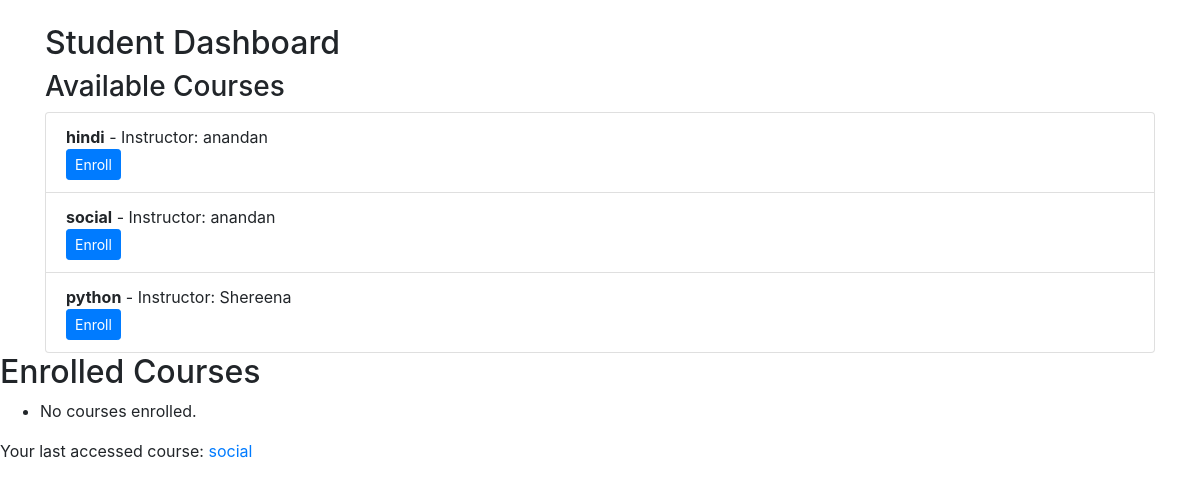
The app's page /stddashboard/ (signed in) with its own data.
### learningplatform/models.py (models this page shows)
class Course(models.Model):
    name = models.CharField(max_length=255)
    description = models.TextField()
    instructor = models.ForeignKey(User, on_delete=models.CASCADE, related_name="instructed_courses")
    students = models.ManyToManyField(User, related_name="enrolled_courses", blank=True)

### learningplatform/views.py (the view, shortened to what this page needs)
# urls.py: path('stddashboard/', views.student_dashboard, name='student_dashboard'),
@login_required
def student_dashboard(request):
    courses = Course.objects.all()
    enrolled_courses = Course.objects.filter(students=request.user)
    last_accessed_course_id = request.session.get('last_accessed_course')
    if last_accessed_course_id:
        last_accessed_course = Course.objects.get(id=last_accessed_course_id)
    else:
        last_accessed_course = None
    return render(request, 'student_dashboard.html', {
        'courses': courses,
        'enrolled_courses': enrolled_courses,
        'last_accessed_course': last_accessed_course
    })

### learningplatform/templates/student_dashboard.html (shortened to what this page needs)
<!DOCTYPE html>
<html lang="en">
<head>
    <link rel="stylesheet" href="https://stackpath.bootstrapcdn.com/bootstrap/4.5.2/css/bootstrap.min.css">
</head>
<body>
    <div class="container mt-4">
        <h2>Student Dashboard</h2>
        <h3>Available Courses</h3>
        <ul class="list-group">
            {% for course in courses %}
                <li class="list-group-item">
                    <strong>{{ course.name }}</strong> - Instructor: {{ course.instructor.username }}
                    {% if request.user not in course.students.all %}
                        <form method="POST" action="{% url 'student_dashboard' %}">
                            <button type="submit" name="enroll_course" class="btn btn-primary btn-sm">Enroll</button>
                        </form>
                    {% else %}
                        <span class="text-success">Enrolled</span>
                    {% endif %}
                </li>
            {% empty %}
                <li class="list-group-item">No courses available.</li>
            {% endfor %}
        </ul>
    </div>
    <h2>Enrolled Courses</h2>
    <ul>
        {% for course in enrolled_courses %}
            <li><a href="{% url 'course_detail' course.id %}">{{ course.name }}</a></li>
        {% empty %}
            <li>No courses enrolled.</li>
        {% endfor %}
    </ul>
    {% if last_accessed_course %}
    <p>Your last accessed course: <a href="{% url 'course_detail' last_accessed_course.id %}">{{ last_accessed_course.name }}</a></p>
{% else %}
    <p>You haven't accessed any course yet.</p>
{% endif %}
</body>
</html>

### records on screen
Course: name "hindi", instructor.username "anandan"
Course: name "social", instructor.username "anandan"
Course: name "python", instructor.username "Shereena"
